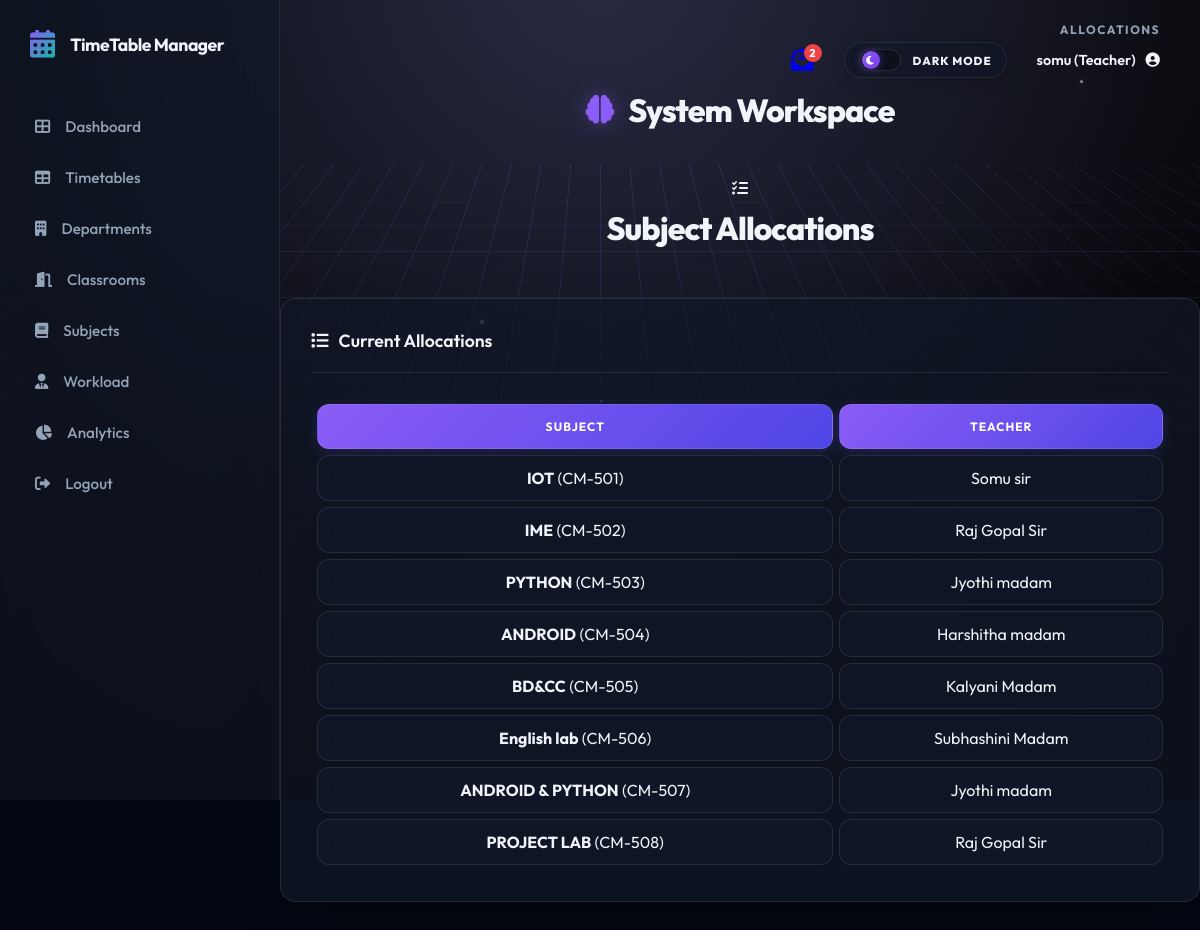
/allocations (signed in), run on the app's committed database.
### models.py (models this page shows)
class User(db.Model, UserMixin):
    id = db.Column(db.Integer, primary_key=True)
    username = db.Column(db.String(80), unique=True, nullable=False)
    password = db.Column(db.String(120), nullable=False)
    email = db.Column(db.String(120), nullable=True)
    role = db.Column(db.String(20), nullable=False, default='student')
    dept_id = db.Column(db.Integer, db.ForeignKey('department.id'), nullable=True)
    teacher_id = db.Column(db.Integer, db.ForeignKey('teacher.id'), nullable=True)
    department = db.relationship('Department', backref='users', lazy=True)
    teacher_profile = db.relationship('Teacher', backref='user_account', uselist=False, lazy=True)

class Allocation(db.Model):
    id = db.Column(db.Integer, primary_key=True)
    course_id = db.Column(db.Integer, db.ForeignKey('course.id'), nullable=False)
    teacher_id = db.Column(db.Integer, db.ForeignKey('teacher.id'), nullable=False)

class Course(db.Model):
    id = db.Column(db.Integer, primary_key=True)
    name = db.Column(db.String(100), nullable=False)
    code = db.Column(db.String(20), nullable=False)
    dept_id = db.Column(db.Integer, db.ForeignKey('department.id'), nullable=False)
    type = db.Column(db.String(20), nullable=False, default='Theory')
    hours_per_week = db.Column(db.Integer, nullable=False)
    allocations = db.relationship('Allocation', backref='course', lazy=True, cascade="all, delete-orphan")
    timetable_entries = db.relationship('TimetableEntry', backref='course', lazy=True, cascade="all, delete-orphan")

class Teacher(db.Model):
    id = db.Column(db.Integer, primary_key=True)
    name = db.Column(db.String(100), nullable=False)
    email = db.Column(db.String(120), unique=True, nullable=True)
    dept_id = db.Column(db.Integer, db.ForeignKey('department.id'), nullable=True)
    workload_limit = db.Column(db.Integer, default=20)
    allocations = db.relationship('Allocation', backref='teacher', lazy=True, cascade="all, delete-orphan")
    timetable_entries = db.relationship('TimetableEntry', backref='teacher', lazy=True, cascade="all, delete-orphan")

### routes.py (the view, shortened to what this page needs)
@main.route('/allocations', methods=['GET', 'POST'])
@login_required
def allocations():
    allocs = Allocation.query.all()
    courses = Course.query.all()
    teachers = Teacher.query.all()
    return render_template('resources/allocations.html', allocations=allocs, courses=courses, teachers=teachers)

### app.py (called while the page is built)
@login_manager.user_loader
def load_user(user_id):
    return User.query.get(int(user_id))

@app.context_processor
def inject_unread_count():
    from flask_login import current_user
    from models import Message
    if current_user.is_authenticated:
        count = Message.query.filter_by(recipient_id=current_user.id, is_read=False).count()
        return dict(unread_count=count)
    return dict(unread_count=0)

### templates/resources/allocations.html (shortened to what this page needs)
{% extends 'base.html' %}
{% block content %}
<div class="page-title-section">
    <div class="page-title">
        <i class="fas fa-tasks"></i>
        <h1>Subject Allocations</h1>
    </div>
</div>
<div class="card">
    <div class="card-header">
        <h3><i class="fas fa-list"></i> Current Allocations</h3>
    </div>
    <div class="timetable-responsive">
        <table class="timetable-table">
            <thead>
                <tr>
                    <th>Subject</th>
                    <th>Teacher</th>
                </tr>
            </thead>
            <tbody>
                {% for alloc in allocations %}
                <tr>
                    <td><strong>{{ alloc.course.name }}</strong> ({{ alloc.course.code }})</td>
                    <td>{{ alloc.teacher.name }}</td>
                </tr>
                {% else %}
                <tr>
                    <td colspan="3" style="text-align: center; color: #8898aa; padding: 40px;">No allocations found.
                    </td>
                </tr>
                {% endfor %}
            </tbody>
        </table>
    </div>
</div>
{% endblock %}

### templates/base.html (shortened to what this page needs)
<!DOCTYPE html>
<html lang="en">
<head>
    <link rel="stylesheet" href="{{ url_for('static', filename='css/style.css') }}">
    <link rel="stylesheet" href="https://cdnjs.cloudflare.com/ajax/libs/font-awesome/6.0.0/css/all.min.css">
</head>
<body>
    <div class="cyber-grid-container">
        <div class="cyber-grid"></div>
        <div class="cyber-glow"></div>
        <div class="floating-particles">
            <i></i><i></i><i></i><i></i><i></i><i></i>
        </div>
    </div>
    {% set is_auth = request.endpoint in ['main.login', 'main.register', 'main.register_student',
    'main.register_teacher'] %}
    <div class="{{ 'app-wrapper' if not is_auth else '' }}">
        {% if not is_auth %}
        <aside class="sidebar" id="appSidebar">
            <div class="sidebar-header">
                <i class="fas fa-calendar-alt"></i>
                <h2>TimeTable Manager</h2>
            </div>
            <ul class="sidebar-nav">
                <li class="nav-item {% if request.endpoint == 'main.dashboard' %}active{% endif %}">
                    <a href="{{ url_for('main.dashboard') }}" class="nav-link">
                        <i class="fas fa-th-large"></i> Dashboard
                    </a>
                </li>
                <li class="nav-item {% if request.endpoint == 'main.timetable' %}active{% endif %}">
                    <a href="{{ url_for('main.timetable') }}" class="nav-link">
                        <i class="fas fa-table"></i> Timetables
                    </a>
                </li>
                <li class="nav-item {% if request.endpoint == 'main.departments' %}active{% endif %}">
                    <a href="{{ url_for('main.departments') }}" class="nav-link">
                        <i class="fas fa-building"></i> Departments
                    </a>
                </li>
                <li class="nav-item {% if request.endpoint == 'main.classrooms' %}active{% endif %}">
                    <a href="{{ url_for('main.classrooms') }}" class="nav-link">
                        <i class="fas fa-door-open"></i> Classrooms
                    </a>
                </li>
                <li class="nav-item {% if request.endpoint == 'main.courses' %}active{% endif %}">
                    <a href="{{ url_for('main.courses') }}" class="nav-link">
                        <i class="fas fa-book"></i> Subjects
                    </a>
                </li>
                <li class="nav-item">
                    <a href="{{ url_for('main.teachers') }}" class="nav-link">
                        <i class="fas fa-user-tie"></i> Workload
                    </a>
                </li>
                <li class="nav-item {% if request.endpoint == 'main.reports' %}active{% endif %}">
                    <a href="{{ url_for('main.reports') }}" class="nav-link">
                        <i class="fas fa-chart-pie"></i> Analytics
                    </a>
                </li>
                {% if current_user.is_authenticated %}
                <li class="nav-item">
                    <a href="{{ url_for('main.logout') }}" class="nav-link">
                        <i class="fas fa-sign-out-alt"></i> Logout
                    </a>
                </li>
                {% else %}
                <li class="nav-item">
                    <a href="{{ url_for('main.login') }}" class="nav-link">
                        <i class="fas fa-sign-in-alt"></i> Login
                    </a>
                </li>
                {% endif %}
            </ul>
        </aside>
        {% endif %}
        <main class="{{ 'main-area' if not is_auth else '' }}">
            {% if not is_auth %}
            <div class="top-header">
                <div class="header-meta-group">
                    <div class="breadcrumb-mini">{{ request.endpoint.split('.')[-1].replace('_', ' ') }}</div>
                    <div class="user-controls">
                        {% if current_user.is_authenticated %}
                        <a href="{{ url_for('main.mailbox') }}" class="icon-btn nav-mailbox-link" title="Mailbox"
                            style="margin-right: 15px; position: relative;">
                            <i class="fas fa-envelope-open-text nav-mailbox-icon"></i>
                            {% if unread_count > 0 %}
                            <span style="
                                position: absolute;
                                top: -5px;
                                right: -8px;
                                background: #ef4444;
                                color: white;
                                border-radius: 50%;
                                width: 18px;
                                height: 18px;
                                display: flex;
                                justify-content: center;
                                align-items: center;
                                font-size: 0.7rem;
                                font-weight: bold;
                                border: 2px solid var(--bg-secondary);
                            ">{{ unread_count }}</span>
                            {% endif %}
                        </a>
                        <div class="mode-switcher" id="themeToggle" title="Switch Interface Mode">
                            <div class="mode-track">
                                <div class="mode-thumb">
                                    <i class="fas fa-moon moon-icon"></i>
                                </div>
                            </div>
                            <span class="mode-label">Dark Mode</span>
                        </div>
                        <div class="user-dropdown">
                            <a href="{{ url_for('main.profile') }}" class="user-profile" id="userProfileToggle"
                                style="text-decoration: none; color: inherit; cursor: pointer;">
                                <span>{{ current_user.username }} ({{ current_user.role|capitalize }})</span>
                                <i class="fas fa-user-circle"></i>
                            </a>
                        </div>
                        {% else %}
                        <div class="user-profile">
                            <span>Guest</span>
                            <i class="fas fa-user-circle"></i>
                        </div>
                        {% endif %}
                    </div>
                </div>
            </div>
            <div class="page-title-section">
                <div class="page-title">
                    <h1>
                        {% block icon %}<i class="fas fa-brain"></i>{% endblock %}
                        {% block title %}System Workspace{% endblock %}
                    </h1>
                </div>
            </div>
            {% endif %}
            {% block content %}{% endblock %}
    </div>
</body>
</html>

### data on the page
User: username "somu", role "Teacher"
Allocation: course.name "IOT", course.code "CM-501", teacher.name "Somu sir"
Allocation: course.name "IME", course.code "CM-502", teacher.name "Raj Gopal Sir"
Allocation: course.name "PYTHON", course.code "CM-503", teacher.name "Jyothi madam"
Allocation: course.name "ANDROID", course.code "CM-504", teacher.name "Harshitha madam"
Allocation: course.name "BD&CC", course.code "CM-505", teacher.name "Kalyani Madam"
Allocation: course.name "English lab", course.code "CM-506", teacher.name "Subhashini Madam"
Allocation: course.name "ANDROID & PYTHON", course.code "CM-507", teacher.name "Jyothi madam"
Allocation: course.name "PROJECT LAB", course.code "CM-508", teacher.name "Raj Gopal Sir"

### other printed values
{{ request.endpoint.split('.')[-1].replace('_', ' ') }} "ALLOCATIONS"
{{ unread_count }} "2"
